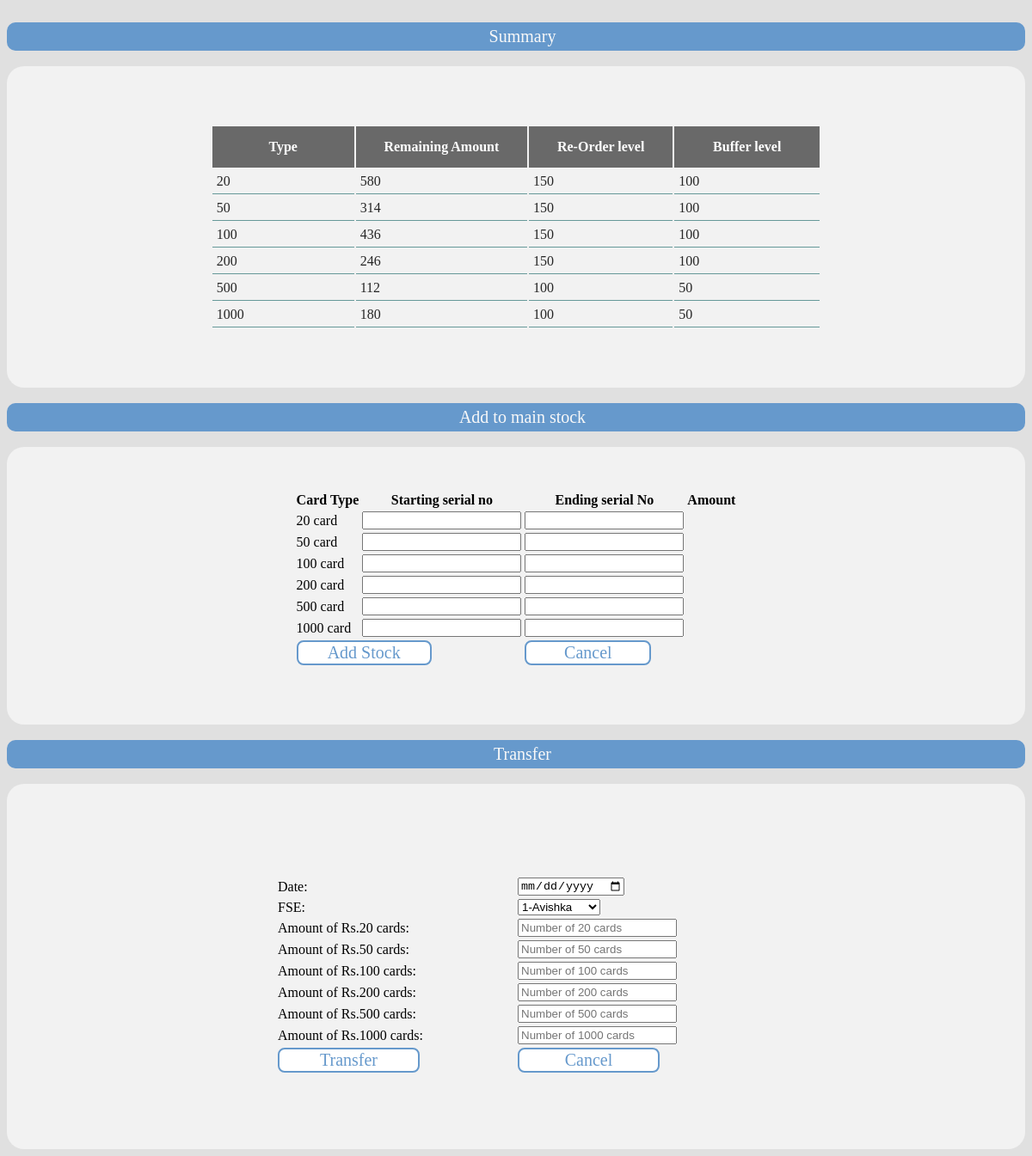
Screenshot of /StockKeeper/rechargecards.php with the database file from the repository.
### tables this page shows
CREATE TABLE `mainstock_summary` (
  `Type` varchar(100) NOT NULL,
  `RemainingAmount` int(11) NOT NULL,
  `ReorderLevel` int(11) NOT NULL,
  `BufferLevel` int(11) NOT NULL
);

### StockKeeper/rechargecards.php (the view, shortened to what this page needs)
<html lang="en">
  <head>
    <link rel="stylesheet" href="../css/main.css">
  </head>
  <body bgcolor="#e0e0e0" onload='hideDifference()'>
<center>
<br>
<div class="h2div" >Summary</div>
<br>
<div class="div">
<br>
<table class="table1 normaltable" >
	<tr>
		<th class="tablerecharge">Type</th>
		<th class="tablerecharge">Remaining Amount</th>
		<th class="tablerecharge">Re-Order level</th>
		<th class="tablerecharge">Buffer level</th>
	</tr>
    <?php
            $sql_query = "select * from  mainstock_summary";
            $result = mysql_query($sql_query);
            while ($data = mysql_fetch_array($result))
            {
                $card_Type = $data['Type'];
                $card_RemainingAmount = $data['RemainingAmount'];
                $card_ReorderLevel = $data['ReorderLevel'];
                $card_BufferLevel = $data['BufferLevel'];
                echo '
                	<tr>
                		<td class="tablerecharge">'.$card_Type.'</td>
                		<td class="tablerecharge">'.$card_RemainingAmount.'</td>
                		<td class="tablerecharge">'.$card_ReorderLevel.'</td>
                		<td class="tablerecharge">'.$card_BufferLevel.'</td>
                	</tr>';
            }
	?>
	</table>
<br>
</div>
<br>
<div class="h2div" >Add to main stock </div>
<br>
<div class="div">
<form action="../sources/save_add_stock.php" method="post";>
      <table border="0">
        <tr>
          <th><label class="">Card Type</label></th>
          <th><label class="">Starting serial no</label></th>
          <th><label class="">Ending serial No</label></th>
          <th><label class="">Amount</label></th>
        </tr>
        <tr>
          <td><label class="">20 card</label></td>
          <td><input type="number" class="" name="Start20" id="Start20"></td>
          <td><input type="number" class="" name="End20" id="End20" onkeyup="calculateDifference20()"></td>
          <td><span id="demo1"></span></td>
        </tr>
        <tr>
          <td><label class="">50 card</label></td>
          <td><input type="number" class="" name="Start50" id="Start50"></td>
          <td><input type="number" class="" name="End50" id="End50" onkeyup="calculateDifference50()"></td>
          <td><span id="demo2"></span></td>
        </tr>
        <tr>
          <td><label class="" >100 card</label></td>
          <td><input type="number" class="" name="Start100" id="Start100"></td>
          <td><input type="number" class="" name="End100" id="End100" onkeyup="calculateDifference100()"></td>
          <td><span id="demo3"></span></td>
        </tr>
        <tr>
          <td><label class="" >200 card </label></td>
          <td><input type="number" class="" name="Start200" id="Start200"></td>
          <td><input type="number" class="" name="End200" id="End200" onkeyup="calculateDifference200()"></td>
          <td><span id="demo4"></span></td>
        </tr>
        <tr>
          <td><label class="" >500 card</label></td>
          <td><input type="number" class="" name="Start500" id="Start500"></td>
          <td><input type="number" class="" name="End500" id="End500" onkeyup="calculateDifference500()"></td>
          <td><span id="demo5"></span></td>
        </tr>
        <tr>
          <td><label class="">1000 card</label></td>
          <td><input type="number" class="" name="Start1000" id="Start1000"></td>
          <td><input type="number" class="" name="End1000" id="End1000" onkeyup="calculateDifference1000()"></td>
          <td><span id="demo6"></span></td>
        </tr>
        <tr>
          <td colspan="2"><input class="bttn" type="submit" name="submit" value="Add Stock"></td>
          <td colspan="2"><input class="bttn" type="reset" name="reset" value="Cancel"></td>
      </tr>
      </table>
    </form>
 </div>
<br>
<div class="h2div" >Transfer </div>
<br>
<div class="div">
    <br>
    <form action="../sources/save_transfered_stock.php" method="post">
        <table style="margin: auto; width: 600px;padding: 20px">
            <tr>
                <td style=" width: 200px">
                    Date:
                </td>
                <td><input type="date" name="date"></td>
            </tr>
            <tr>
                <td style=" width: 200px">
                    FSE:
                </td>
                <td>
                    <select name="fse_id">
                        <?php
                            $sql_query2 ="SELECT * FROM user WHERE Type='FSE'";
                            $result=mysql_query($sql_query2);
                            if($result!="")
                            {
                                while ($row = mysql_fetch_array($result))
                                {
                                    echo '<option value="'.$row['Id'].'" >'.$row['Id'].'-'.$row['Name'].'</option>';
                                }
                            }
                        ?>
                    </select>
                </td>
            </tr>
            <tr>
                <td style=" width: 200px">
                    Amount of Rs.20 cards:
                </td>
                <td><input type="number" min="0" name="amount20" placeholder="Number of 20 cards"  title="only a number"></td>
            </tr>
             <tr>
                <td style=" width: 200px">
                    Amount of Rs.50 cards:
                </td>
                <td><input type="number" min="0" name="amount50" placeholder="Number of 50 cards"  title="only a number"></td>
            </tr>
             <tr>
                <td style=" width: 200px">
                    Amount of Rs.100 cards:
                </td>
                <td><input type="number" min="0" name="amount100" placeholder="Number of 100 cards"  title="only a number"></td>
            </tr>
             <tr>
                <td style=" width: 200px">
                    Amount of Rs.200 cards:
                </td>
                <td><input type="number" min="0" name="amount200" placeholder="Number of 200 cards"  title="only a number"></td>
            </tr>
             <tr>
                <td style=" width: 200px">
                    Amount of Rs.500 cards:
                </td>
                <td><input type="number" min="0" name="amount500" placeholder="Number of 500 cards"  title="only a number"></td>
            </tr>
             <tr>
                <td style=" width: 200px">
                    Amount of Rs.1000 cards:
                </td>
                <td><input type="number" min="0" name="amount1000" placeholder="Number of 1000 cards"  title="only a number"></td>
            </tr>
            <tr>
              <td  style=" width: 200px"><input class="bttn" type="submit" value="Transfer" name="transfer"></td>
              <td  style=" width: 200px"> <input class="bttn" type="submit" name="button" id="button" value="Cancel" onclick="clear()">
            </tr>
    </form>
</div>
<br>
</center>
  </body>
</html>

### css/main.css (style rules this page uses)
.div { border-radius: 20px; background-color: #f2f2f2; padding-bottom: 50px; padding-top: 50px; }
.table1 { border-radius: 10px; width: 60% }
.bttn { border-radius: 8px; background-color: white; color: #6699cc; font-family: Georgia; font-size: 20px; border: 2px solid #6699cc; width: 60%; }
.h2div { background-color: #6699cc; color: #F8F8F8; font-family: Georgia; font-size: 20px; vertical-align: center; padding-left: 15px; padding-top: 5px; padding-bottom: 5px; border-radius: 10px; }
.tablerecharge { width: 10% }
.normaltable td { vertical-align: bottom; padding: 5px; text-align: 15px; height: 10px; border-bottom: 1px solid #669999; color: #262626 }
.normaltable th { background-color: #696969 ; color: white; height: 20px; vertical-align: bottom; padding: 15px; text-align: 15px }

### rows the page displays
mainstock_summary: Type "20", RemainingAmount "580", ReorderLevel "150", BufferLevel "100"
mainstock_summary: Type "50", RemainingAmount "314", ReorderLevel "150", BufferLevel "100"
mainstock_summary: Type "100", RemainingAmount "436", ReorderLevel "150", BufferLevel "100"
mainstock_summary: Type "200", RemainingAmount "246", ReorderLevel "150", BufferLevel "100"
mainstock_summary: Type "500", RemainingAmount "112", ReorderLevel "100", BufferLevel "50"
mainstock_summary: Type "1000", RemainingAmount "180", ReorderLevel "100", BufferLevel "50"

### other values shown
form field fse_id "1-Avishka"
